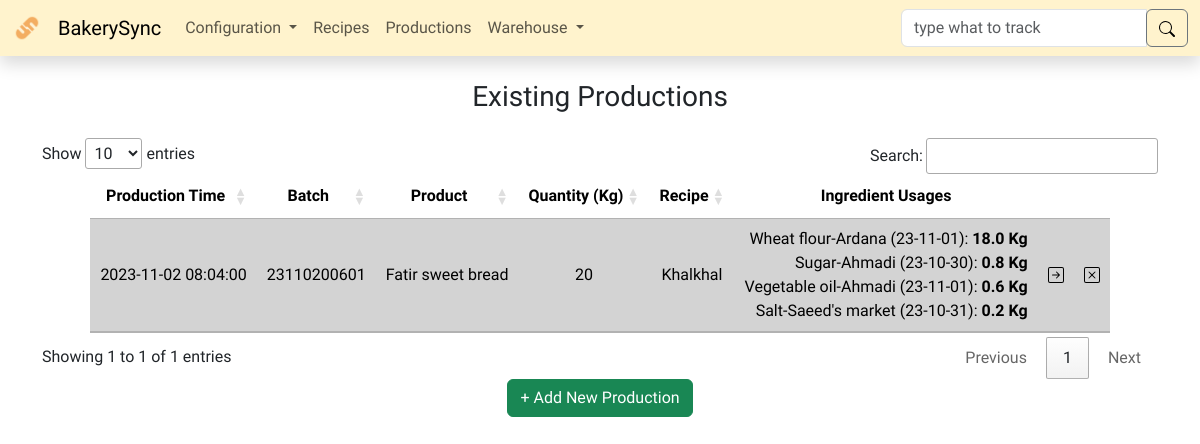
The app's page /productions/, older data.
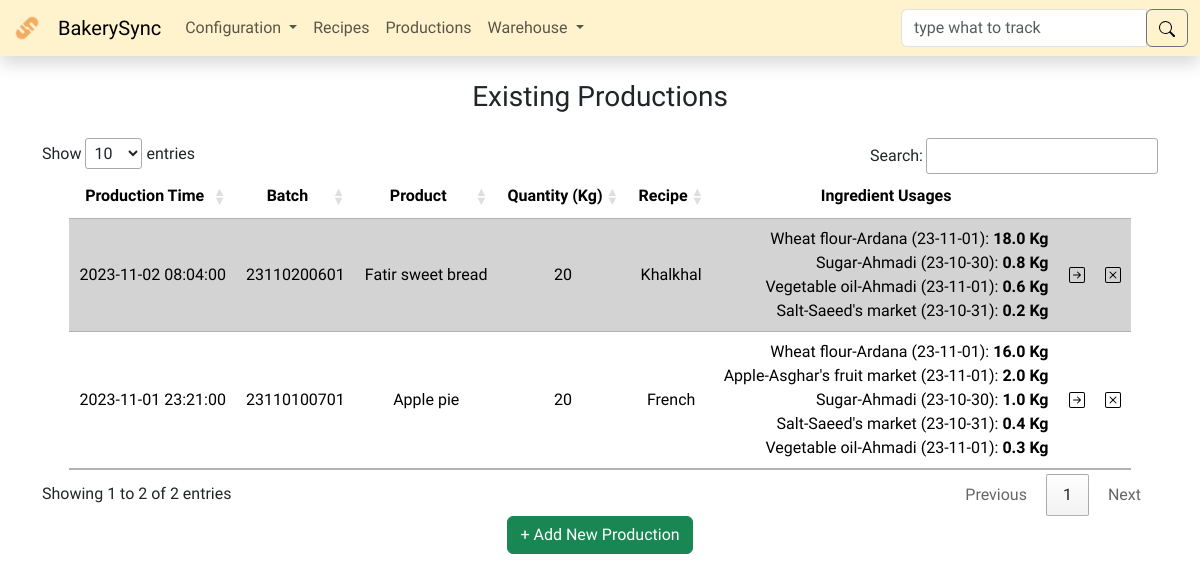
The same page, newer data.
### models.py (models this page shows, shortened)
class BaseModel(db.Model):
    __abstract__ = True
    id = db.Column(db.Integer, primary_key=True)

class Production(BaseModel):
    print_batch = db.Column(db.String(255), unique=True, nullable=False)
    type_id = db.Column(db.Integer, db.ForeignKey(
        ProductType.id), nullable=False)
    production_time = db.Column(db.DateTime, nullable=False)
    recipe_id = db.Column(db.Integer, db.ForeignKey(Recipe.id), nullable=False)
    quantity = db.Column(db.Integer, nullable=False)
    shipments = db.relationship('ProductShipment', backref='production')
    ingredients = db.relationship(
        'IngredientArrival',
        secondary=production_arrival_association,
        back_populates='productions'
    )
    def getu(self, ingredient_arrival_id):
        association = db.session.query(production_arrival_association).filter(
            production_arrival_association.c.production_id == self.id,
            production_arrival_association.c.arrival_id == ingredient_arrival_id
        ).first()
        if association:
            return association.quantity
        return 0

class ProductType(BaseModel):
    name = db.Column(db.String(255), unique=True, nullable=False)
    productions = db.relationship('Production', backref='type')
    recipes = db.relationship('Recipe', backref='type')

class Recipe(BaseModel):
    name = db.Column(db.String(255), nullable=False)
    description = db.Column(db.String(255))
    product = db.Column(db.Integer, db.ForeignKey(
        ProductType.id), nullable=False)
    ingredients = db.relationship(
        'IngredientType',
        secondary=recipe_ingredient_association,
        back_populates='recipes'
    )
    productions = db.relationship('Production', backref='recipe')

class IngredientArrival(BaseModel):
    type_id = db.Column(db.Integer, db.ForeignKey(
        IngredientType.id), nullable=False)
    source_id = db.Column(db.Integer, db.ForeignKey(Source.id), nullable=False)
    arriving_date = db.Column(db.DateTime, nullable=False)
    quantity = db.Column(db.Integer, nullable=False)
    productions = db.relationship(
        'Production',
        secondary=production_arrival_association,
        back_populates='ingredients'
    )

class IngredientType(BaseModel):
    name = db.Column(db.String(255), unique=True, nullable=False)
    arrivals = db.relationship('IngredientArrival', backref='type')
    recipes = db.relationship(
        'Recipe', secondary=recipe_ingredient_association, back_populates='ingredients')

class Source(BaseModel):
    name = db.Column(db.String(255), unique=True, nullable=False)
    contact_person = db.Column(db.String(255))
    contact_information = db.Column(db.String(255))
    type = db.Column(db.String(255), nullable=False)
    location = db.Column(db.String(255))
    description = db.Column(db.String(255))
    arrivals = db.relationship('IngredientArrival', backref='source')

### tables this page shows
CREATE TABLE production_arrival_association (
	production_id INTEGER, 
	arrival_id INTEGER, 
	quantity FLOAT, 
	FOREIGN KEY(production_id) REFERENCES production (id), 
	FOREIGN KEY(arrival_id) REFERENCES ingredient_arrival (id)
);

### routes/productions.py (the view)
@productions_bp.route('/', methods=['GET', 'POST'])
def productions():
    if request.method == 'POST':
        try:
            print_batch = request.form['batch_number']
            type_id = request.form['product']
            production_time_str = request.form['production_date']
            recipe_id = request.form["recipe" + str(type_id)]
            quantity_str = request.form['quantity']
        except Exception as e:
            flash(f'Invalid data input! - Error: {str(e)}', 'warning')
            return redirect(url_for('productions.productions'))
        if print_batch and quantity_str:
            try:
                production_time = datetime.fromisoformat(production_time_str)
                quantity = float(quantity_str)
            except ValueError:
                flash('Invalid date or quantity format', 'danger')
                return redirect(url_for('productions.productions'))
            except Exception as e:
                flash(f'Error: {str(e)}', 'warning')
                return redirect(url_for('productions.productions'))
        else:
            flash('Invalid data input', 'warning')
            return redirect(url_for('productions.productions'))
        if quantity < 0.1:
            flash('Invalid data input', 'warning')
            return redirect(url_for('productions.productions'))
        new_production = Production(
            print_batch=print_batch,
            type_id=type_id,
            production_time=production_time,
            recipe_id=recipe_id,
            quantity=quantity)
        try:
            recipe = Recipe.query.get(recipe_id)
            db.session.add(new_production)
            db.session.commit()
        except Exception as e:
            if 'UNIQUE constraint failed: production.print_batch' in str(e):
                flash(
                    f'Can not add another production with the same {print_batch}. Production name must be unique. Please check dublicate production.', 'warning')
            else:
                flash(f'Error: {str(e)}', 'warning')
            db.session.rollback()  # Rollback any changes to the database
            return redirect(url_for('productions.productions'))
        try:
            insertions = []
            for ingredient in recipe.ingredients:
                ing_quant = float(request.form[ingredient.name])
                if ing_quant > ingredient.stock:
                    raise ValueError(
                        f"{ingredient.name} quantity can not be more than stock")
                sorted_arrivals = sorted(
                    ingredient.arrivals, key=lambda ingredient: ingredient.arriving_date)
                for arrival in sorted_arrivals:
                    if ing_quant > 0:
                        arr_stock = arrival.stock
                        if arr_stock > ing_quant:
                            insertions.append(production_arrival_association.insert().values(
                                production_id=new_production.id, arrival_id=arrival.id, quantity=ing_quant))
                            ing_quant = 0
                        elif arr_stock > 0:
                            insertions.append(production_arrival_association.insert().values(
                                production_id=new_production.id, arrival_id=arrival.id, quantity=arr_stock))
                            ing_quant = ing_quant - arr_stock
            for insertion in insertions:
                db.session.execute(insertion)
            db.session.commit()
            flash('New production added successfully', 'success')
            return redirect(url_for('productions.productions'))
        except Exception as e:
            flash(f'Error: {str(e)}', 'warning')
            db.session.rollback()
            db.session.delete(new_production)
            db.session.commit()
            return redirect(url_for('productions.productions'))
    else:
        productions = Production.query.all()
        ptypes = ProductType.query.all()
        rtypes = IngredientType.query.all()
        ingredients = IngredientArrival.query.order_by(
            IngredientArrival.arriving_date, IngredientArrival.type_id).all()
        recipes = Recipe.query.all()
    context = {
        'ingredients': ingredients,
        'recipes': recipes,
        'productions': productions,
        'ptypes': ptypes,
        'rtypes': rtypes,
    }
    return render_template('productions.html', **context)

### app.py (called while the page is built)
@app.after_request
def after_request(response):
    response.headers["Cache-Control"] = "no-cache, no-store, must-revalidate"
    response.headers["Expires"] = 0
    response.headers["Pragma"] = "no-cache"
    return response

@app.template_filter('sortgetu')
def sortgetu(ingredients, production):
    return sorted(ingredients, key=lambda x: production.getu(x.id))

### templates/productions.html (shortened to what this page needs)
{% extends "layout.html" %}
{%block main %}
<div class="container mx-auto text-center">
  <h3 class="my-4">Existing Productions</h3>
  <table id="production_table" class="table table-striped w-auto mx-auto">
    <thead>
      <tr>
        <th>Production Time</th>
        <th>Batch</th>
        <th>Product</th>
        <th>Quantity (Kg)</th>
        <th>Recipe</th>
        <th>Ingredient Usages</th>
        <th></th>
        <th></th>
      </tr>
    </thead>
    <tbody>
      {% for production in productions %}
      <tr>
        <td>{{ production.production_time }}</td>
        <td>{{ production.print_batch }}</td>
        <td>{{ production.type.name }}</td>
        <td>{{ production.quantity }}</td>
        <td>{{ production.recipe.name }}</td>
        <td>
          <p class="m-0 text-end">
            {% set sorted_ingredients = production.ingredients|list|sortgetu(production)|reverse %}
            {% for ingredient in sorted_ingredients %} {{ ingredient.type.name }}-{{
            ingredient.source.name }} ({{ ingredient.arriving_date.strftime('%y-%m-%d') }}):
            <strong>{{ production.getu(ingredient.id) }} Kg</strong><br />{% endfor %}
          </p>
        </td>
        <td>
          <form action="{{ url_for('productions.track') }}" method="post">
            <input
              type="image"
              src="/static/icons/arrow-right-square.svg"
              alt="track"
              name="production_track"
              title="Track {{ production.print_batch }}"
            />
          </form>
        </td>
        <td>
          <form
            id="del-{{production.id}}"
            action="{{ url_for('productions.delete_production') }}"
            method="post"
          >
            <img
              src="/static/icons/x-square.svg"
              alt="delete"
              name="production_delete"
              type="submit"
              title="Delete {{ production.print_batch }}"
              onclick="return confirmDelete('del-{{production.id}}', '{{ production.print_batch }}');"
            />
          </form>
        </td>
      </tr>
      {% endfor %}
    </tbody>
  </table>
  <button
    class="btn btn-success"
    type="button"
    data-bs-toggle="offcanvas"
    data-bs-target="#AddCanvas"
    aria-controls="AddCanvas"
  >
    + Add New Production
  </button>
</div>
{% endblock %}

### templates/layout.html (shortened to what this page needs)
<!DOCTYPE html>
<html lang="en">
  <head>
    <link
      href="https://cdn.jsdelivr.net/npm/bootstrap@5.3.2/dist/css/bootstrap.min.css"
      rel="stylesheet"
    />
    <link rel="stylesheet" href="https://cdn.datatables.net/1.13.6/css/jquery.dataTables.css" />
    <link href="/static/styles.css" rel="stylesheet" />
  </head>
  <body>
    <nav class="navbar navbar-expand-lg sticky-top bg-warning-subtle shadow">
      <div class="container-fluid">
        <img
          src="/static/images/android-chrome-512x512.png"
          alt="BakerySyncLogo"
          class="navbar-brand py-0"
          width="30"
          height="30"
        />
        <a class="navbar-brand" href="{{ url_for('index.index') }}">BakerySync</a>
        <div class="collapse navbar-collapse" id="navbarSupportedContent">
          <ul class="navbar-nav me-auto mb-2 mb-lg-0">
            <li class="nav-item dropdown">
              <a
                class="nav-link dropdown-toggle"
                href="#"
                role="button"
                data-bs-toggle="dropdown"
                aria-expanded="false"
              >
                Configuration
              </a>
            </li>
            <li class="nav-item">
              <a class="nav-link" aria-current="page" href="{{ url_for('recipes.recipes') }}"
                >Recipes</a
              >
            </li>
            <li class="nav-item">
              <a
                class="nav-link"
                aria-current="page"
                href="{{ url_for('productions.productions') }}"
                >Productions</a
              >
            </li>
            <li class="nav-item dropdown">
              <a
                class="nav-link dropdown-toggle"
                href="#"
                role="button"
                data-bs-toggle="dropdown"
                aria-expanded="false"
              >
                Warehouse
              </a>
            </li>
          </ul>
          <form class="form-inline" action="{{ url_for('index.index') }}" method="post">
            <div class="row g-3 align-items-center">
              <div class="col-auto">
                <div class="input-group my-0">
                  <input
                    type="search"
                    name="track"
                    id="track"
                    class="form-control"
                    placeholder="type what to track"
                    aria-label="type what to track"
                    autocomplete="on"
                    title="Must be at least 3 characters long"
                    required
                  />
                  <div class="input-group-append">
                    <button class="btn btn-outline-secondary" type="submit">
                      <img src="/static/icons/search.svg" />
                    </button>
                  </div>
                </div>
              </div>
            </div>
          </form>
        </div>
      </div>
    </nav>
    <main class="container-fluid text-center">{% block main %}{% endblock %}</main>
  </body>
</html>

### static/styles.css (style rules this page uses)
body { font-family: "Dosis", sans-serif; }
.navbar a { text-decoration: none; }
table input { border: none; background: transparent; padding: 0; vertical-align: middle; }
td form, td strong { display: inline; }
table.dataTable thead th, table.dataTable thead td, table.dataTable tfoot th, table.dataTable tfoot td { text-align: center; }
.table { --bs-table-striped-bg: lightgray; }
td { vertical-align: middle; }

Row changes from the older to the newer data that the page shows:
added Production: production_time "2023-11-01 23:21:00", print_batch "23110100701", type.name "Apple pie", quantity "20", recipe.name "French", getu "2.0", IngredientArrival (type.name "Wheat flour", source.name "Ardana", arriving_date "23-11-01"), IngredientArrival (type.name "Sugar", source.name "Ahmadi", arriving_date "23-10-30"), IngredientArrival (type.name "Salt", source.name "Saeed's market", arriving_date "23-10-31"), IngredientArrival (type.name "Vegetable oil", source.name "Ahmadi", arriving_date "23-11-01")
added production_arrival_association: getu "16.0"
added IngredientArrival: type.name "Apple", source.name "Asghar's fruit market", arriving_date "23-11-01", shown under "2023-11-01 23:21:00"
added production_arrival_association: getu "1.0"
added production_arrival_association: getu "0.4"
added production_arrival_association: getu "0.3"
Text that changed along with them:
text written by a page script: "Show entries Search: Showing 1 to 1 of 1 entries Previous 1 Next" → "Show entries Search: Showing 1 to 2 of 2 entries Previous 1 Next"
